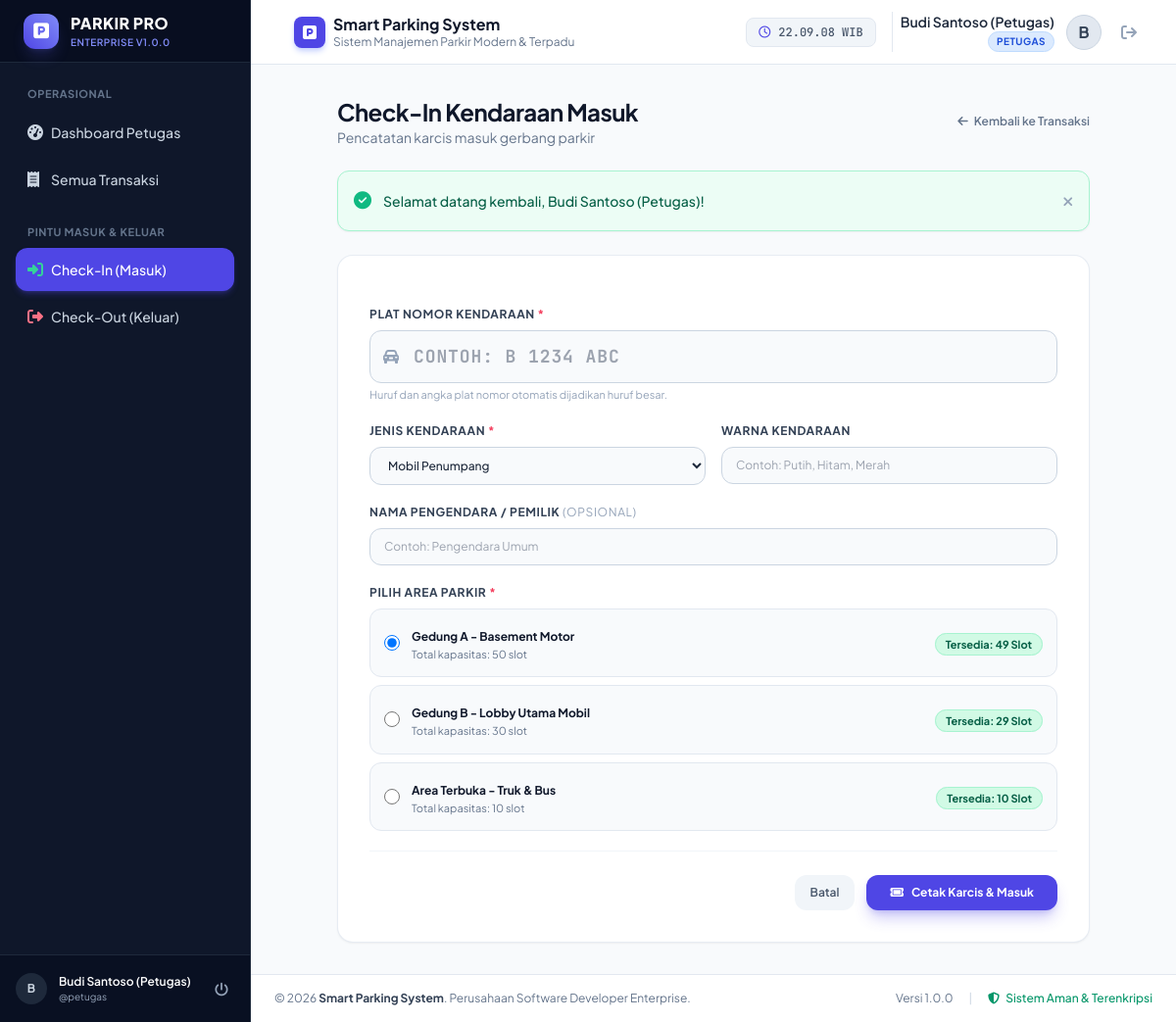
Screenshot of /modules/petugas/masuk.php (signed in) with the database file from the repository.
### tables this page shows
CREATE TABLE `tb_area_parkir` (
  `id_area` INT(11) NOT NULL AUTO_INCREMENT,
  `nama_area` VARCHAR(50) NOT NULL,
  `kapasitas` INT(5) NOT NULL,
  `terisi` INT(5) NOT NULL DEFAULT 0,
  PRIMARY KEY (`id_area`),
  KEY `idx_nama_area` (`nama_area`)
);

### modules/petugas/masuk.php (the view, shortened to what this page needs)
<?php
$pdo = get_db_connection();
$areas = $pdo->query("SELECT id_area, nama_area, kapasitas, terisi, (kapasitas - terisi) AS slot_kosong FROM tb_area_parkir ORDER BY id_area ASC")->fetchAll();
require_once __DIR__ . '/../../includes/header.php';
?>
<div class="flex h-screen overflow-hidden bg-slate-50">
    <?php require_once __DIR__ . '/../../includes/sidebar.php'; ?>
    <div class="flex-1 flex flex-col min-w-0 overflow-y-auto">
        <?php require_once __DIR__ . '/../../includes/navbar.php'; ?>
        <main class="flex-1 p-4 sm:p-6 lg:p-8">
            <div class="max-w-3xl mx-auto space-y-6">
                <div class="flex items-center justify-between">
                    <div>
                        <h2 class="text-2xl font-bold text-slate-900 tracking-tight">Check-In Kendaraan Masuk</h2>
                        <p class="text-xs sm:text-sm text-slate-500">Pencatatan karcis masuk gerbang parkir</p>
                    </div>
                    <a href="<?= BASE_URL ?>/modules/petugas/transaksi.php" class="text-xs font-semibold text-slate-500 hover:text-slate-800">
                        <i class="fa-solid fa-arrow-left mr-1"></i> Kembali ke Transaksi
                    </a>
                </div>
                <?php require_once __DIR__ . '/../../includes/alerts.php'; ?>
                <div class="bg-white rounded-2xl border border-slate-200/80 shadow-sm p-6 sm:p-8">
                    <form action="" method="POST" class="space-y-5">
                        <div>
                            <label class="block text-xs font-bold text-slate-700 uppercase tracking-wider mb-2">
                                Plat Nomor Kendaraan <span class="text-rose-500">*</span>
                            </label>
                            <div class="relative">
                                <div class="absolute inset-y-0 left-0 pl-3.5 flex items-center pointer-events-none text-slate-400">
                                </div>
                                <input type="text" name="plat_nomor" required autofocus placeholder="Contoh: B 1234 ABC"
                                    class="w-full pl-11 pr-4 py-3 bg-slate-50 border border-slate-300 rounded-xl text-lg font-mono-code font-bold uppercase tracking-wider text-slate-900 focus:bg-white focus:outline-none focus:ring-2 focus:ring-indigo-500 focus:border-indigo-500 transition-all">
                            </div>
                            <p class="text-[11px] text-slate-400 mt-1">Huruf dan angka plat nomor otomatis dijadikan huruf besar.</p>
                        </div>
                        <div class="grid grid-cols-1 sm:grid-cols-2 gap-4">
                            <div>
                                <label class="block text-xs font-bold text-slate-700 uppercase tracking-wider mb-2">
                                    Jenis Kendaraan <span class="text-rose-500">*</span>
                                </label>
                                <select name="jenis_kendaraan" required class="w-full px-3.5 py-2.5 bg-slate-50 border border-slate-300 rounded-xl text-xs font-medium text-slate-800 focus:bg-white focus:outline-none focus:ring-2 focus:ring-indigo-500">
                                    <option value="mobil" selected>Mobil Penumpang</option>
                                </select>
                            </div>
                            <div>
                                <label class="block text-xs font-bold text-slate-700 uppercase tracking-wider mb-2">
                                    Warna Kendaraan
                                </label>
                                <input type="text" name="warna" placeholder="Contoh: Putih, Hitam, Merah"
                                    class="w-full px-3.5 py-2.5 bg-slate-50 border border-slate-300 rounded-xl text-xs text-slate-800 focus:bg-white focus:outline-none focus:ring-2 focus:ring-indigo-500">
                            </div>
                        </div>
                        <div>
                            <label class="block text-xs font-bold text-slate-700 uppercase tracking-wider mb-2">
                                Nama Pengendara / Pemilik <span class="text-slate-400 font-normal">(Opsional)</span>
                            </label>
                            <input type="text" name="pemilik" placeholder="Contoh: Pengendara Umum"
                                class="w-full px-3.5 py-2.5 bg-slate-50 border border-slate-300 rounded-xl text-xs text-slate-800 focus:bg-white focus:outline-none focus:ring-2 focus:ring-indigo-500">
                        </div>
                        <div>
                            <label class="block text-xs font-bold text-slate-700 uppercase tracking-wider mb-2">
                                Pilih Area Parkir <span class="text-rose-500">*</span>
                            </label>
                            <div class="space-y-2">
                                <?php foreach ($areas as $idx => $ar):
                                    $isFull = ($ar['slot_kosong'] <= 0);
                                ?>
                                    <label class="flex items-center justify-between p-3.5 border rounded-xl cursor-pointer transition-all <?= $isFull ? 'bg-slate-100 border-slate-200 opacity-60 cursor-not-allowed' : 'bg-slate-50 border-slate-200 hover:border-indigo-500 hover:bg-indigo-50/20' ?>">
                                        <div class="flex items-center space-x-3">
                                            <input type="radio" name="id_area" value="<?= $ar['id_area'] ?>" <?= ($idx === 0 && !$isFull) ? 'checked' : '' ?> <?= $isFull ? 'disabled' : '' ?>
                                                class="w-4 h-4 text-indigo-600 focus:ring-indigo-500">
                                            <div>
                                                <span class="text-xs font-bold text-slate-900"><?= htmlspecialchars($ar['nama_area']) ?></span>
                                                <p class="text-[11px] text-slate-500">Total kapasitas: <?= $ar['kapasitas'] ?> slot</p>
                                            </div>
                                        </div>
                                        <div>
                                            <?php if ($isFull): ?>
                                                <span class="px-2.5 py-1 text-[10px] font-extrabold uppercase rounded-full bg-rose-100 text-rose-700 border border-rose-200">
                                                    Penuh (0 Slot)
                                                </span>
                                            <?php else: ?>
                                                <span class="px-2.5 py-1 text-[11px] font-bold rounded-full bg-emerald-100 text-emerald-800 border border-emerald-200">
                                                    Tersedia: <?= $ar['slot_kosong'] ?> Slot
                                                </span>
                                            <?php endif; ?>
                                        </div>
                                    </label>
                                <?php endforeach; ?>
                            </div>
                        </div>
                        <div class="pt-6 border-t border-slate-100 flex items-center justify-end space-x-3">
                            <a href="<?= BASE_URL ?>/modules/petugas/index.php" class="px-4 py-2.5 text-xs font-semibold text-slate-600 bg-slate-100 hover:bg-slate-200 rounded-xl transition-colors">
                                Batal
                            </a>
                            <button type="submit" class="px-6 py-2.5 text-xs font-bold text-white bg-indigo-600 hover:bg-indigo-700 rounded-xl shadow-lg shadow-indigo-600/30 transition-all flex items-center">
                                <i class="fa-solid fa-ticket mr-2"></i> Cetak Karcis & Masuk
                            </button>
                        </div>
                    </form>
                </div>
            </div>
        </main>
        <?php require_once __DIR__ . '/../../includes/footer.php'; ?>

### assets/css/style.css (style rules this page uses)
body { font-family: 'Plus Jakarta Sans', sans-serif; -webkit-font-smoothing: antialiased; }
.font-mono-code { font-family: 'JetBrains Mono', monospace; }

### rows the page displays
tb_area_parkir: nama_area "Gedung A - Basement Motor", kapasitas "50", slot_kosong "49"
tb_area_parkir: nama_area "Gedung B - Lobby Utama Mobil", kapasitas "30", slot_kosong "29"
tb_area_parkir: nama_area "Area Terbuka - Truk & Bus", kapasitas "10", slot_kosong "10"

### other values shown
APP_VERSION "1.0.0"
substr($user['nama_lengkap'] ?? 'U', 0, 1) "B"
$user['nama_lengkap'] "Budi Santoso (Petugas)"
$user['username'] "petugas"
APP_NAME "Smart Parking System"
APP_SUBTITLE "Sistem Manajemen Parkir Modern & Terpadu"
$current_user['nama_lengkap'] "Budi Santoso (Petugas)"
$role "PETUGAS"
substr($current_user['nama_lengkap'] ?? 'U', 0, 1) "B"
$flash['message'] "Selamat datang kembali, Budi Santoso (Petugas)!"
